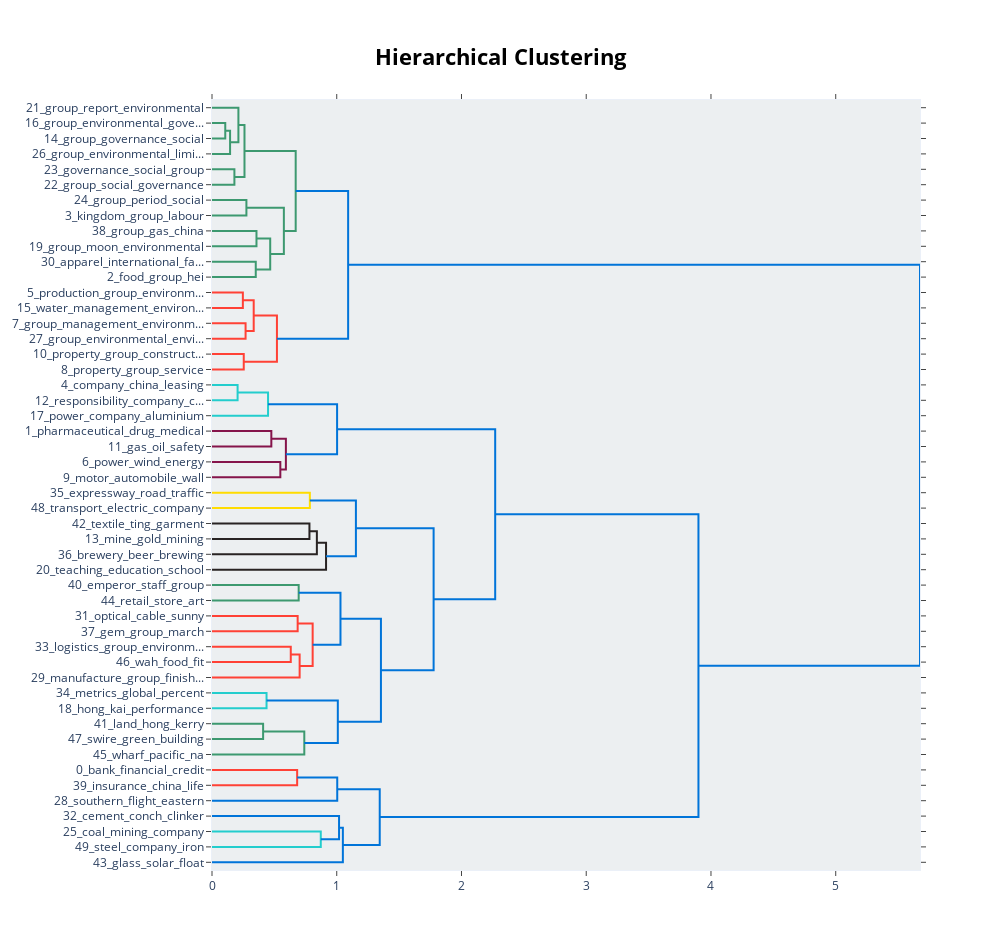

This figure's notebook cell:
### Code cell
topic_model.visualize_hierarchy(top_n_topics=50)

### Figure 1 — Plotly figure (JSON) as saved in the notebook; plotly's stock layout.template omitted (floating-point values rounded to 4 significant figures)
{"data": [{"hoverinfo": "text", "marker": {"color": "rgb(61,153,112)"}, "mode": "lines", "type": "scatter", "x": [0, 0.1063, 0.1063, 0], "xaxis": "x", "y": [-15, -15, -25, -25], "yaxis": "y"}, {"hoverinfo": "text", "marker": {"color": "rgb(61,153,112)"}, "mode": "lines", "type": "scatter", "x": [0.1063, 0.1449, 0.1449, 0], "xaxis": "x", "y": [-20, -20, -35, -35], "yaxis": "y"}, {"hoverinfo": "text", "marker": {"color": "rgb(61,153,112)"}, "mode": "lines", "type": "scatter", "x": [0, 0.2117, 0.2117, 0.1449], "xaxis": "x", "y": [-5, -5, -27.5, -27.5], "yaxis": "y"}, {"hoverinfo": "text", "marker": {"color": "rgb(61,153,112)"}, "mode": "lines", "type": "scatter", "x": [0, 0.1795, 0.1795, 0], "xaxis": "x", "y": [-45, -45, -55, -55], "yaxis": "y"}, {"hoverinfo": "text", "marker": {"color": "rgb(61,153,112)"}, "mode": "lines", "type": "scatter", "x": [0.2117, 0.2605, 0.2605, 0.1795], "xaxis": "x", "y": [-16.25, -16.25, -50, -50], "yaxis": "y"}, {"hoverinfo": "text", "marker": {"color": "rgb(61,153,112)"}, "mode": "lines", "type": "scatter", "x": [0, 0.2758, 0.2758, 0], "xaxis": "x", "y": [-65, -65, -75, -75], "yaxis": "y"}, {"hoverinfo": "text", "marker": {"color": "rgb(61,153,112)"}, "mode": "lines", "type": "scatter", "x": [0, 0.3566, 0.3566, 0], "xaxis": "x", "y": [-85, -85, -95, -95], "yaxis": "y"}, {"hoverinfo": "text", "marker": {"color": "rgb(61,153,112)"}, "mode": "lines", "type": "scatter", "x": [0, 0.3508, 0.3508, 0], "xaxis": "x", "y": [-105, -105, -115, -115], "yaxis": "y"}, {"hoverinfo": "text", "marker": {"color": "rgb(61,153,112)"}, "mode": "lines", "type": "scatter", "x": [0.3566, 0.4667, 0.4667, 0.3508], "xaxis": "x", "y": [-90, -90, -110, -110], "yaxis": "y"}, {"hoverinfo": "text", "marker": {"color": "rgb(61,153,112)"}, "mode": "lines", "type": "scatter", "x": [0.2758, 0.5761, 0.5761, 0.4667], "xaxis": "x", "y": [-70, -70, -100, -100], "yaxis": "y"}, {"hoverinfo": "text", "marker": {"color": "rgb(61,153,112)"}, "mode": "lines", "type": "scatter", "x": [0.2605, 0.6709, 0.6709, 0.5761], "xaxis": "x", "y": [-33.12, -33.12, -85, -85], "yaxis": "y"}, {"hoverinfo": "text", "marker": {"color": "rgb(255,65,54)"}, "mode": "lines", "type": "scatter", "x": [0, 0.2474, 0.2474, 0], "xaxis": "x", "y": [-125, -125, -135, -135], "yaxis": "y"}, {"hoverinfo": "text", "marker": {"color": "rgb(255,65,54)"}, "mode": "lines", "type": "scatter", "x": [0, 0.2692, 0.2692, 0], "xaxis": "x", "y": [-145, -145, -155, -155], "yaxis": "y"}, {"hoverinfo": "text", "marker": {"color": "rgb(255,65,54)"}, "mode": "lines", "type": "scatter", "x": [0.2474, 0.3343, 0.3343, 0.2692], "xaxis": "x", "y": [-130, -130, -150, -150], "yaxis": "y"}, {"hoverinfo": "text", "marker": {"color": "rgb(255,65,54)"}, "mode": "lines", "type": "scatter", "x": [0, 0.2546, 0.2546, 0], "xaxis": "x", "y": [-165, -165, -175, -175], "yaxis": "y"}, {"hoverinfo": "text", "marker": {"color": "rgb(255,65,54)"}, "mode": "lines", "type": "scatter", "x": [0.3343, 0.5206, 0.5206, 0.2546], "xaxis": "x", "y": [-140, -140, -170, -170], "yaxis": "y"}, {"hoverinfo": "text", "marker": {"color": "rgb(0,116,217)"}, "mode": "lines", "type": "scatter", "x": [0.6709, 1.091, 1.091, 0.5206], "xaxis": "x", "y": [-59.06, -59.06, -155, -155], "yaxis": "y"}, {"hoverinfo": "text", "marker": {"color": "rgb(35,205,205)"}, "mode": "lines", "type": "scatter", "x": [0, 0.2052, 0.2052, 0], "xaxis": "x", "y": [-185, -185, -195, -195], "yaxis": "y"}, {"hoverinfo": "text", "marker": {"color": "rgb(35,205,205)"}, "mode": "lines", "type": "scatter", "x": [0.2052, 0.4493, 0.4493, 0], "xaxis": "x", "y": [-190, -190, -205, -205], "yaxis": "y"}, {"hoverinfo": "text", "marker": {"color": "rgb(133,20,75)"}, "mode": "lines", "type": "scatter", "x": [0, 0.4757, 0.4757, 0], "xaxis": "x", "y": [-215, -215, -225, -225], "yaxis": "y"}, {"hoverinfo": "text", "marker": {"color": "rgb(133,20,75)"}, "mode": "lines", "type": "scatter", "x": [0, 0.5478, 0.5478, 0], "xaxis": "x", "y": [-235, -235, -245, -245], "yaxis": "y"}, {"hoverinfo": "text", "marker": {"color": "rgb(133,20,75)"}, "mode": "lines", "type": "scatter", "x": [0.4757, 0.5924, 0.5924, 0.5478], "xaxis": "x", "y": [-220, -220, -240, -240], "yaxis": "y"}, {"hoverinfo": "text", "marker": {"color": "rgb(0,116,217)"}, "mode": "lines", "type": "scatter", "x": [0.4493, 1.003, 1.003, 0.5924], "xaxis": "x", "y": [-197.5, -197.5, -230, -230], "yaxis": "y"}, {"hoverinfo": "text", "marker": {"color": "rgb(255,220,0)"}, "mode": "lines", "type": "scatter", "x": [0, 0.7844, 0.7844, 0], "xaxis": "x", "y": [-255, -255, -265, -265], "yaxis": "y"}, {"hoverinfo": "text", "marker": {"color": "rgb(40,35,35)"}, "mode": "lines", "type": "scatter", "x": [0, 0.7811, 0.7811, 0], "xaxis": "x", "y": [-275, -275, -285, -285], "yaxis": "y"}, {"hoverinfo": "text", "marker": {"color": "rgb(40,35,35)"}, "mode": "lines", "type": "scatter", "x": [0.7811, 0.8407, 0.8407, 0], "xaxis": "x", "y": [-280, -280, -295, -295], "yaxis": "y"}, {"hoverinfo": "text", "marker": {"color": "rgb(40,35,35)"}, "mode": "lines", "type": "scatter", "x": [0.8407, 0.9143, 0.9143, 0], "xaxis": "x", "y": [-287.5, -287.5, -305, -305], "yaxis": "y"}, {"hoverinfo": "text", "marker": {"color": "rgb(0,116,217)"}, "mode": "lines", "type": "scatter", "x": [0.7844, 1.154, 1.154, 0.9143], "xaxis": "x", "y": [-260, -260, -296.2, -296.2], "yaxis": "y"}, {"hoverinfo": "text", "marker": {"color": "rgb(61,153,112)"}, "mode": "lines", "type": "scatter", "x": [0, 0.6949, 0.6949, 0], "xaxis": "x", "y": [-315, -315, -325, -325], "yaxis": "y"}, {"hoverinfo": "text", "marker": {"color": "rgb(255,65,54)"}, "mode": "lines", "type": "scatter", "x": [0, 0.6867, 0.6867, 0], "xaxis": "x", "y": [-335, -335, -345, -345], "yaxis": "y"}, {"hoverinfo": "text", "marker": {"color": "rgb(255,65,54)"}, "mode": "lines", "type": "scatter", "x": [0, 0.6315, 0.6315, 0], "xaxis": "x", "y": [-355, -355, -365, -365], "yaxis": "y"}, {"hoverinfo": "text", "marker": {"color": "rgb(255,65,54)"}, "mode": "lines", "type": "scatter", "x": [0.6315, 0.7026, 0.7026, 0], "xaxis": "x", "y": [-360, -360, -375, -375], "yaxis": "y"}, {"hoverinfo": "text", "marker": {"color": "rgb(255,65,54)"}, "mode": "lines", "type": "scatter", "x": [0.6867, 0.8069, 0.8069, 0.7026], "xaxis": "x", "y": [-340, -340, -367.5, -367.5], "yaxis": "y"}, {"hoverinfo": "text", "marker": {"color": "rgb(0,116,217)"}, "mode": "lines", "type": "scatter", "x": [0.6949, 1.03, 1.03, 0.8069], "xaxis": "x", "y": [-320, -320, -353.8, -353.8], "yaxis": "y"}, {"hoverinfo": "text", "marker": {"color": "rgb(35,205,205)"}, "mode": "lines", "type": "scatter", "x": [0, 0.4373, 0.4373, 0], "xaxis": "x", "y": [-385, -385, -395, -395], "yaxis": "y"}, {"hoverinfo": "text", "marker": {"color": "rgb(61,153,112)"}, "mode": "lines", "type": "scatter", "x": [0, 0.4097, 0.4097, 0], "xaxis": "x", "y": [-405, -405, -415, -415], "yaxis": "y"}, {"hoverinfo": "text", "marker": {"color": "rgb(61,153,112)"}, "mode": "lines", "type": "scatter", "x": [0.4097, 0.7399, 0.7399, 0], "xaxis": "x", "y": [-410, -410, -425, -425], "yaxis": "y"}, {"hoverinfo": "text", "marker": {"color": "rgb(0,116,217)"}, "mode": "lines", "type": "scatter", "x": [0.4373, 1.009, 1.009, 0.7399], "xaxis": "x", "y": [-390, -390, -417.5, -417.5], "yaxis": "y"}, {"hoverinfo": "text", "marker": {"color": "rgb(0,116,217)"}, "mode": "lines", "type": "scatter", "x": [1.03, 1.354, 1.354, 1.009], "xaxis": "x", "y": [-336.9, -336.9, -403.8, -403.8], "yaxis": "y"}, {"hoverinfo": "text", "marker": {"color": "rgb(0,116,217)"}, "mode": "lines", "type": "scatter", "x": [1.154, 1.777, 1.777, 1.354], "xaxis": "x", "y": [-278.1, -278.1, -370.3, -370.3], "yaxis": "y"}, {"hoverinfo": "text", "marker": {"color": "rgb(0,116,217)"}, "mode": "lines", "type": "scatter", "x": [1.003, 2.27, 2.27, 1.777], "xaxis": "x", "y": [-213.8, -213.8, -324.2, -324.2], "yaxis": "y"}, {"hoverinfo": "text", "marker": {"color": "rgb(255,65,54)"}, "mode": "lines", "type": "scatter", "x": [0, 0.6826, 0.6826, 0], "xaxis": "x", "y": [-435, -435, -445, -445], "yaxis": "y"}, {"hoverinfo": "text", "marker": {"color": "rgb(0,116,217)"}, "mode": "lines", "type": "scatter", "x": [0.6826, 1.004, 1.004, 0], "xaxis": "x", "y": [-440, -440, -455, -455], "yaxis": "y"}, {"hoverinfo": "text", "marker": {"color": "rgb(35,205,205)"}, "mode": "lines", "type": "scatter", "x": [0, 0.872, 0.872, 0], "xaxis": "x", "y": [-475, -475, -485, -485], "yaxis": "y"}, {"hoverinfo": "text", "marker": {"color": "rgb(0,116,217)"}, "mode": "lines", "type": "scatter", "x": [0, 1.019, 1.019, 0.872], "xaxis": "x", "y": [-465, -465, -480, -480], "yaxis": "y"}, {"hoverinfo": "text", "marker": {"color": "rgb(0,116,217)"}, "mode": "lines", "type": "scatter", "x": [1.019, 1.049, 1.049, 0], "xaxis": "x", "y": [-472.5, -472.5, -495, -495], "yaxis": "y"}, {"hoverinfo": "text", "marker": {"color": "rgb(0,116,217)"}, "mode": "lines", "type": "scatter", "x": [1.004, 1.345, 1.345, 1.049], "xaxis": "x", "y": [-447.5, -447.5, -483.8, -483.8], "yaxis": "y"}, {"hoverinfo": "text", "marker": {"color": "rgb(0,116,217)"}, "mode": "lines", "type": "scatter", "x": [2.27, 3.9, 3.9, 1.345], "xaxis": "x", "y": [-269.0, -269.0, -465.6, -465.6], "yaxis": "y"}, {"hoverinfo": "text", "marker": {"color": "rgb(0,116,217)"}, "mode": "lines", "type": "scatter", "x": [1.091, 5.676, 5.676, 3.9], "xaxis": "x", "y": [-107.0, -107.0, -367.3, -367.3], "yaxis": "y"}], "layout": {"autosize": false, "height": 950, "hoverlabel": {"bgcolor": "white", "font": {"family": "Rockwell", "size": 16}}, "hovermode": "closest", "plot_bgcolor": "#ECEFF1", "showlegend": false, "title": {"font": {"color": "Black", "size": 22}, "text": "<b>Hierarchical Clustering</b>", "x": 0.5, "xanchor": "center", "yanchor": "top"}, "width": 1000, "xaxis": {"mirror": "allticks", "rangemode": "tozero", "showgrid": false, "showline": true, "showticklabels": true, "ticks": "outside", "type": "linear", "zeroline": false}, "yaxis": {"mirror": "allticks", "range": [-500, 0], "rangemode": "tozero", "showgrid": false, "showline": true, "showticklabels": true, "tickmode": "array", "ticks": "outside", "ticktext": ["21_group_report_environmental", "16_group_environmental_gove...", "14_group_governance_social", "26_group_environmental_limi...", "23_governance_social_group", "22_group_social_governance", "24_group_period_social", "3_kingdom_group_labour", "38_group_gas_china", "19_group_moon_environmental", "30_apparel_international_fa...", "2_food_group_hei", "5_production_group_environm...", "15_water_management_environ...", "7_group_management_environm...", "27_group_environmental_envi...", "10_property_group_construct...", "8_property_group_service", "4_company_china_leasing", "12_responsibility_company_c...", "17_power_company_aluminium", "1_pharmaceutical_drug_medical", "11_gas_oil_safety", "6_power_wind_energy", "9_motor_automobile_wall", "35_expressway_road_traffic", "48_transport_electric_company", "42_textile_ting_garment", "13_mine_gold_mining", "36_brewery_beer_brewing", "20_teaching_education_school", "40_emperor_staff_group", "44_retail_store_art", "31_optical_cable_sunny", "37_gem_group_march", "33_logistics_group_environm...", "46_wah_food_fit", "29_manufacture_group_finish...", "34_metrics_global_percent", "18_hong_kai_performance", "41_land_hong_kerry", "47_swire_green_building", "45_wharf_pacific_na", "0_bank_financial_credit", "39_insurance_china_life", "28_southern_flight_eastern", "32_cement_conch_clinker", "25_coal_mining_company", "49_steel_company_iron", "43_glass_solar_float"], "tickvals": [-5, -15, -25, -35, -45, -55, -65, -75, -85, -95, -105, -115, -125, -135, -145, -155, -165, -175, -185, -195, -205, -215, -225, -235, -245, -255, -265, -275, -285, -295, -305, -315, -325, -335, -345, -355, -365, -375, -385, -395, -405, -415, -425, -435, -445, -455, -465, -475, -485, -495], "type": "linear", "zeroline": false}}}
